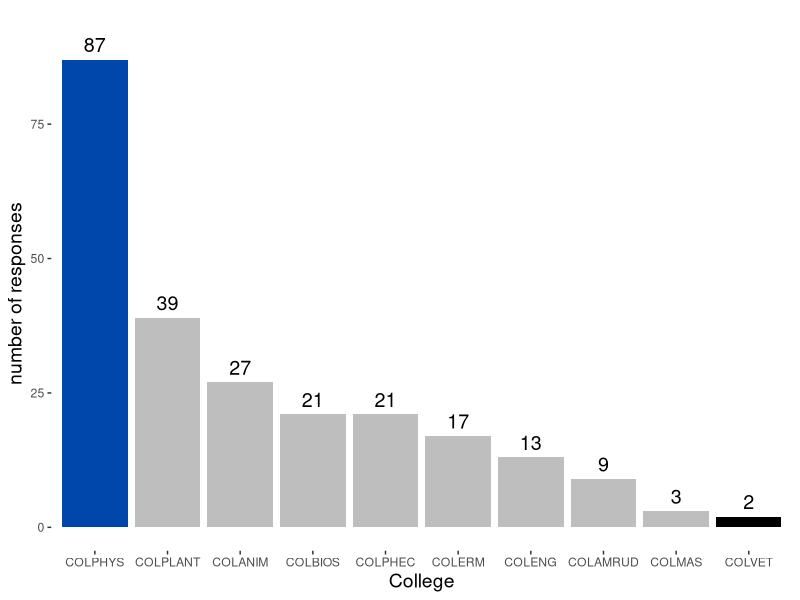
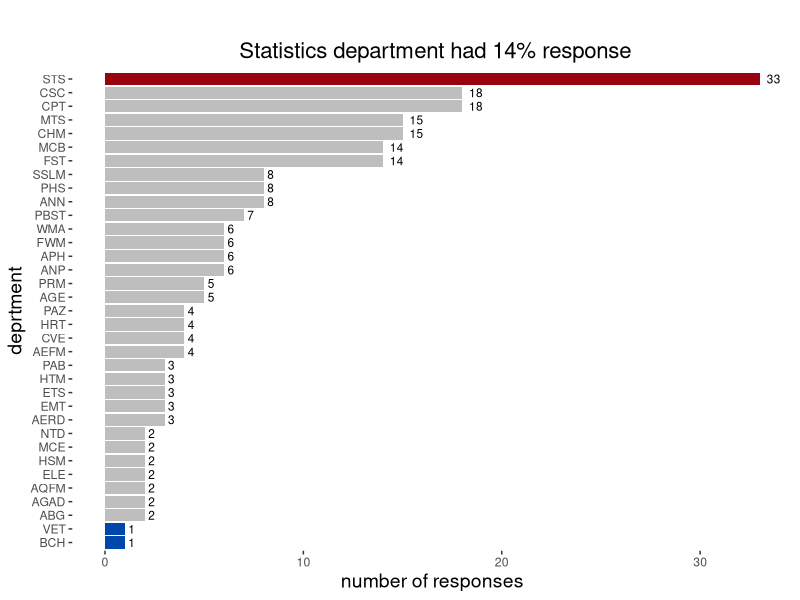
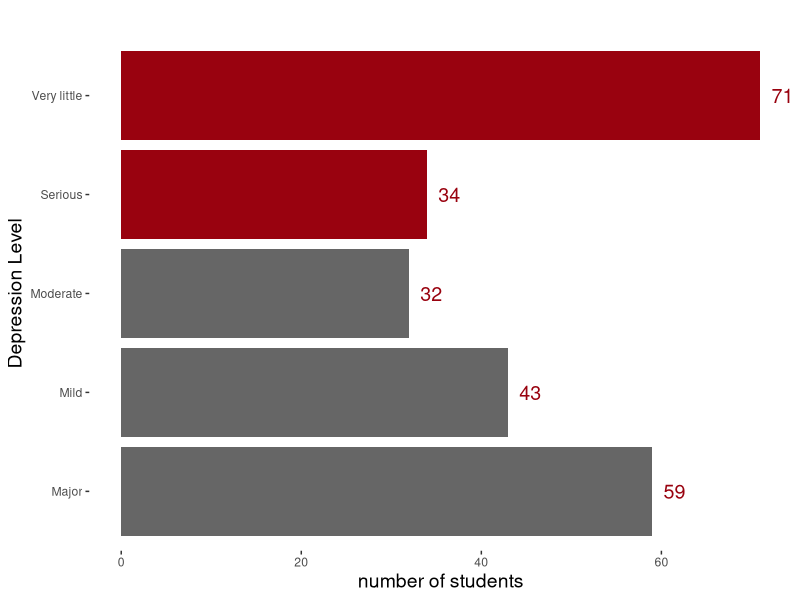

Write the R code that produced these figures, in order. (Note: this script raises an error after producing the figures.)
## ---- chunk 1
#| echo: false
#| output: false
#| warning: false
#| eval: true
#| tidy: true
#| code-fold: true
# Load the necessary packages
my_packages <-c("tidyverse","likert","ggthemes","psych","skimr","gt",
                "GPArotation","ordinal","MASS","rcompanion","brant","DescTools")
lapply(my_packages, require, character.only = TRUE)
survey <- read.csv("dataset/cleandf.csv", stringsAsFactors = TRUE)

## ---- chunk 2
df <- survey[,c(2:11,73,74)]
df |>
  skim()
## ---- chunk 3
# Distribution of response by college
coll <-count(df,college)
plot1 <- ggplot(coll,aes(reorder(college, -n), y = n)) +
  geom_bar( stat = "identity", fill = c(rep("grey",7),"#0047AB","grey","black")) +
  geom_text(aes(label = n), vjust = -0.5, color = "black" , size = 5) +
  labs(
       subtitle ="",
       x = "College", y = "number of responses")
  ptheme <-theme(
    panel.background = element_blank(),
    plot.title = element_text(hjust = 0.5, size = 20),
    plot.subtitle = element_text(hjust = 0.5, size = 16),
    axis.title.x = element_text(size = 14),
    axis.title.y = element_text(size = 14)
  )
# count the category of each department
department <- count(df,department)
plot2 <-ggplot(department,aes(reorder(department, n), y = n)) +
  geom_col(fill = c(rep("grey",9),"#0047AB",rep("grey",22),"#99020f","#0047AB","grey")) +
geom_text(aes(label = n), hjust = -0.5, color = "black", size = 3) +
  labs(title = "",
       subtitle = " Statistics department had 14% response",
       x = "deprtment", y = "number of responses")
# display the plot
plot1+ptheme
plot2+ptheme +coord_flip()
## ---- chunk 4
  # Measuring the level of student depression
  lvl <-count(df,stress_level)
  plot2 <-ggplot(lvl,aes(x = stress_level, y = n)) +
    geom_bar( stat = "identity", fill = c(rep("#666666",2),"#666666",rep("#99020f",2))) +
    geom_text(aes(label = n), hjust = -0.5, color = "#99020f" , size = 5) +
    labs(
      subtitle ="",
      x = "Depression Level", y = "number of students") +
    theme(
      panel.background = element_blank(),
      plot.title = element_text(hjust = 0.5, size = 20),
      plot.subtitle = element_text(hjust = 0.5, size = 16),
      axis.title.x = element_text(size = 14),
      axis.title.y = element_text(size = 14)
    ) + coord_flip()
  plot2
## ---- chunk 5
#| echo: false
#| output: false
#| warning: false
#| eval: true
#| tidy: true
# Load the necessary packages 
my_packages <-c("ordinal","tidyverse","caTools","MASS","brant","Metrics","gtable","skimr")
lapply(my_packages, require, character.only = TRUE)
# Import data 
ordiDf <- read.csv("dataset/Ordinal.csv",stringsAsFactors = TRUE)

# prepare a randomize copy of the data
ordiDf <- ordiDf[sample(nrow(ordiDf)), ]

# defiined factor levels
ordiDf$f2 <- factor(ordiDf$f2,levels = c("Not Applicable",
                                         "Strongly Agree",
                                         "Agree","Neutral",
                                         "Disagree",
                                         "Strongly Disagree"), ordered = TRUE)

ordiDf$f3 <- factor(ordiDf$f3,levels = c("Not Applicable",
                                         "Strongly Agree",
                                         "Agree","Neutral",
                                         "Disagree",
                                         "Strongly Disagree"), ordered = TRUE)

ordiDf$f1 <- factor(ordiDf$f1,levels = c("Not Applicable",
                                         "Strongly Agree",
                                         "Agree","Neutral",
                                         "Disagree",
                                         "Strongly Disagree"), ordered = TRUE)

# Draw 100 samples each of male and female
male_samples <- ordiDf %>%
  filter(gender == "Male") %>%
  sample_n(90, replace = FALSE)

female_samples <- ordiDf %>%
  filter(gender == "Female") %>%
  sample_n(90, replace = FALSE)

# Combine the male and female samples
combined_samples <- rbind(male_samples, female_samples)

# prepare a randomize copy of the data
combined_samples <- combined_samples[sample(nrow(combined_samples)), ]

# Print the combined samples
View(combined_samples)
new_sample <- combined_samples[,-c(1,2)]

new_sample <- dplyr::select(new_sample,gender,C.G.P,stress,f1,f2,f3)

View(new_sample)

#Splitting the data
split = sample.split(new_sample$C.G.P, SplitRatio = 0.8)
train_set = subset(new_sample, split == TRUE)
test_set = subset(new_sample, split == FALSE)

#Write new files for the train and test sets
write.csv(train_set, "train.csv", row.names = FALSE)
write.csv(test_set, "test.csv", row.names = FALSE)
# test of goodness
#chisq.test(df$C.G.P,unlist(predict(model1))

#Ordinal Logistic Regression
#model
model <- clm(C.G.P ~  ., data = train_set, link = "logit")


# Performance Metrics

# Predicting the test values
y_pred_m <- predict(model, newdata = test_set, type = "class")
ctab <- table(y_pred_m$fit, test_set$C.G.P)
# correctly classified predictions
(CCR <- sum(diag(ctab)) / sum(ctab))
# mean prediction error (proportion of mismatched predictions based on the C.G.P in the train set)
 mpe <-mean(as.character(test_set$C.G.P) != as.character(y_pred_m$fit))
 
 
 #Saving the model
saveRDS(model, file = "./model.rda")
# Save the CCR
saveRDS(CCR, file = "./CCR.rda")
# Save the mpe
saveRDS(mpe, file = "./mpe.rda")

